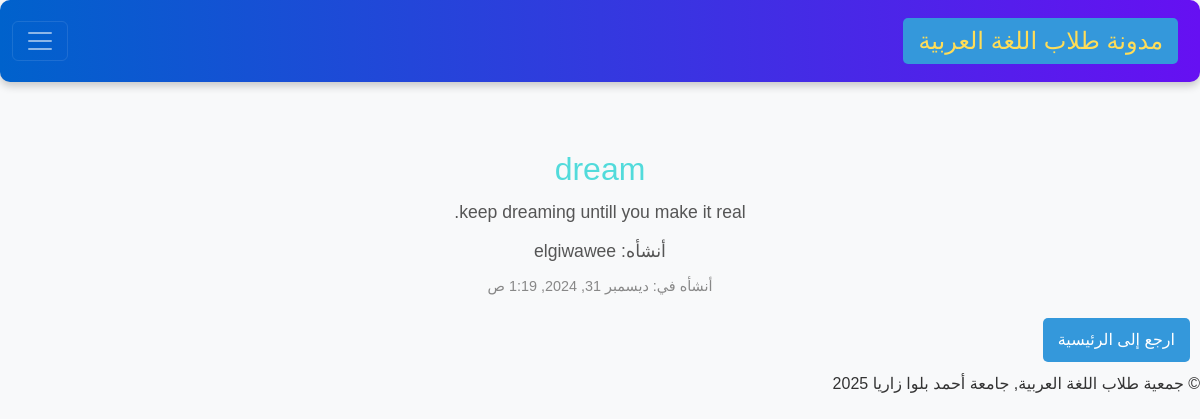
The page /post_details/1/ on the database its author committed.
### post/models.py (models this page shows, shortened)
class Post(models.Model):
    title = models.CharField(max_length=200)
    body = models.TextField()
    created_by = models.ForeignKey(User, on_delete=models.CASCADE)
    timestamp = models.DateTimeField(auto_now_add=True)
    is_published = models.BooleanField(default=True)
    image = models.ImageField(null=True, blank=True, upload_to="images/")

### post/views.py (the view)
# urls.py: path('post_details/<int:pk>/', views.post_details, name='post_details'),
def post_details(request, pk):
    activate('ar')
    post = Post.objects.get(pk=pk)
    context = {'post': post}
    return render(request, 'post/post_details.html', context)

### template/post/post_details.html (shortened to what this page needs)
{% extends "post/base.html" %}
{% block content %}
<h2>{{ post.title }}</h2>
<p>{{ post.body }}</p>
<p>أنشأه: {{ post.created_by }}</p>
<p>أنشأه في: {{ post.timestamp }}</p>
<a href="{% url 'post:index' %}">ارجع إلى الرئيسية</a>
{% endblock content %}

### template/post/base.html (style rules this page uses)
body { font-family: 'Amiri', serif; }

### template/post/post_details.html (style rules this page uses)
body { font-family: Arial, sans-serif; background-color: #f8f9fa; margin: 0; padding: 0; color: #333; margin-top: 150px; }
h2 { text-align: center; color: #52dbdb; margin-bottom: 10px; margin-top: 30px; }
p { font-size: 1.1rem; color: #555; line-height: 1.6; max-width: 800px; margin: 10px auto; text-align: center; }
p:last-of-type { color: #888; font-size: 0.9rem; margin-top: 5px; }
a { display: inline-block; margin: 10px 10px; padding: 10px 15px; text-decoration: none; font-size: 1rem; color: #fff; background-color: #3498db; border-radius: 5px; transition: background-color 0.3s ease, box-shadow 0.3s ease; }

### rows shown on the page
Post: title "dream", body "keep dreaming untill you make it real.", created_by "elgiwawee", timestamp "ديسمبر 31, 2024, 1:19 ص"
